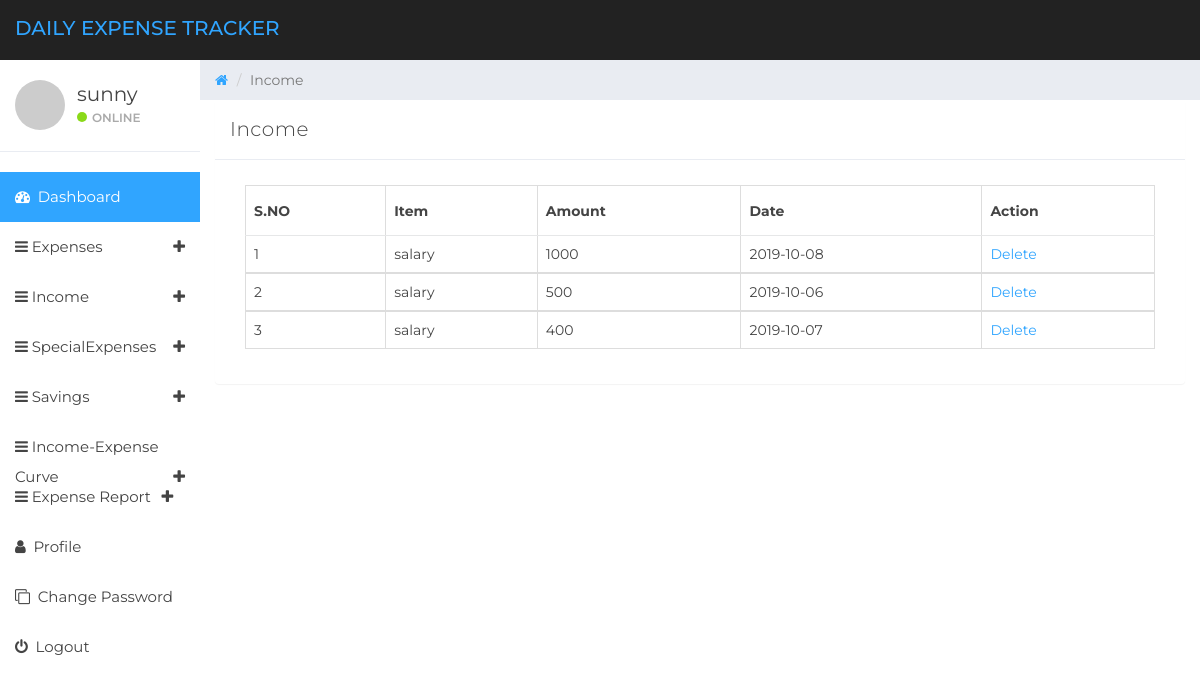
Page /manage-income.php (signed in) on the committed database.
### tables this page shows
CREATE TABLE `tbluser` (
  `ID` int(10) NOT NULL,
  `FullName` varchar(150) DEFAULT NULL,
  `Email` varchar(200) DEFAULT NULL,
  `MobileNumber` bigint(10) DEFAULT NULL,
  `Password` varchar(200) DEFAULT NULL,
  `RegDate` timestamp NOT NULL DEFAULT current_timestamp()
);

CREATE TABLE `tblincome` (
  `ID` int(10) NOT NULL,
  `UserId` int(10) NOT NULL,
  `IncomeDate` date DEFAULT NULL,
  `IncomeItem` varchar(200) DEFAULT NULL,
  `IncomeCost` varchar(200) DEFAULT NULL,
  `NoteDate` timestamp NULL DEFAULT current_timestamp()
);

### manage-income.php (the view, shortened to what this page needs)
  <?php
if (strlen($_SESSION['detsuid']==0)) {
  header('location:logout.php');
  } else{
?>
<!DOCTYPE html>
<html>
<head>
	<link href="css/bootstrap.min.css" rel="stylesheet">
	<link href="css/font-awesome.min.css" rel="stylesheet">
	<link href="css/datepicker3.css" rel="stylesheet">
	<link href="css/styles.css" rel="stylesheet">
</head>
<body>
	<?php include_once('includes/header.php');?>
	<?php include_once('includes/sidebar.php');?>
	<div class="col-sm-9 col-sm-offset-3 col-lg-10 col-lg-offset-2 main">
		<div class="row">
			<ol class="breadcrumb">
				<li><a href="#">
					<em class="fa fa-home"></em>
				</a></li>
				<li class="active">Income</li>
			</ol>
		</div>
		<div class="row">
			<div class="col-lg-12">
				<div class="panel panel-default">
					<div class="panel-heading">Income</div>
					<div class="panel-body">
						<div class="col-md-12">
							<div class="table-responsive">
            <table class="table table-bordered mg-b-0">
              <thead>
                <tr>
                  <th>S.NO</th>
                  <th>Item</th>
                  <th>Amount</th>
                  <th>Date</th>
                  <th>Action</th>
                </tr>
              </thead>
              <?php
              $userid=$_SESSION['detsuid'];
$ret=mysqli_query($con,"select * from tblincome where UserId='$userid'");
$cnt=1;
while ($row=mysqli_fetch_array($ret)) {
?>
              <tbody>
                <tr>
                  <td><?php echo $cnt;?></td>
                  <td><?php  echo $row['IncomeItem'];?></td>
                  <td><?php  echo $row['IncomeCost'];?></td>
                  <td><?php  echo $row['IncomeDate'];?></td>
                  <td><a href="manage-income.php?delid=<?php echo $row['ID'];?>">Delete</a>
                </tr>
                <?php
$cnt=$cnt+1;
}?>
              </tbody>
            </table>
          </div>
						</div>
					</div>
				</div>
			</div>
		</div>
	</div>
</body>
</html>
<?php }  ?>

### includes/sidebar.php (shortened to what this page needs)
<?php
include('includes/dbconnection.php');
?>
<div id="sidebar-collapse" class="col-sm-3 col-lg-2 sidebar">
        <div class="profile-sidebar">
            <div class="profile-userpic">
                <img src="http://placehold.it/50/30a5ff/fff" class="img-responsive" alt="">
            </div>
            <div class="profile-usertitle">
                <?php
$uid=$_SESSION['detsuid'];
$ret=mysqli_query($con,"select FullName from tbluser where ID='$uid'");
$row=mysqli_fetch_array($ret);
$name=$row['FullName'];
?>
                <div class="profile-usertitle-name"><?php echo $name; ?></div>
                <div class="profile-usertitle-status"><span class="indicator label-success"></span>Online</div>
            </div>
        </div>
        <ul class="nav menu">
            <li class="active"><a href="dashboard.php"><em class="fa fa-dashboard">&nbsp;</em> Dashboard</a></li>
            <li class="parent "><a data-toggle="collapse" href="#sub-item-1">
                <em class="fa fa-navicon">&nbsp;</em>Expenses <span data-toggle="collapse" href="#sub-item-1" class="icon pull-right"><em class="fa fa-plus"></em></span>
                </a>
            </li>
            <li class="parent "><a data-toggle="collapse" href="#sub-item-3">
                <em class="fa fa-navicon">&nbsp;</em>Income<span data-toggle="collapse" href="#sub-item-3" class="icon pull-right"><em class="fa fa-plus"></em></span>
                </a>
            </li>
            <li class="parent "><a data-toggle="collapse" href="#sub-item-4">
                <em class="fa fa-navicon">&nbsp;</em>SpecialExpenses <span data-toggle="collapse" href="#sub-item-4" class="icon pull-right"><em class="fa fa-plus"></em></span>
                </a>
            </li>
            <li class="parent "><a data-toggle="collapse" href="#sub-item-5">
                <em class="fa fa-navicon">&nbsp;</em>Savings<span data-toggle="collapse" href="#sub-item-5" class="icon pull-right"><em class="fa fa-plus"></em></span>
                </a>
            </li>
            <li class="parent "><a data-toggle="collapse" href="#sub-item-6">
                <em class="fa fa-navicon">&nbsp;</em>Income-Expense Curve<span data-toggle="collapse" href="#sub-item-6" class="icon pull-right"><em class="fa fa-plus"></em></span>
                </a>
            </li>
  <li class="parent "><a data-toggle="collapse" href="#sub-item-2">
                <em class="fa fa-navicon">&nbsp;</em>Expense Report <span data-toggle="collapse" href="#sub-item-1" class="icon pull-right"><em class="fa fa-plus"></em></span>
                </a>
            </li>
            <li><a href="user-profile.php"><em class="fa fa-user">&nbsp;</em> Profile</a></li>
             <li><a href="change-password.php"><em class="fa fa-clone">&nbsp;</em> Change Password</a></li>
<li><a href="logout.php"><em class="fa fa-power-off">&nbsp;</em> Logout</a></li>
        </ul>
    </div>

### css/styles.css (style rules this page uses)
body { background-īmage: url("3.png"); padding-top: 60px; font-size: 14px; color: #444444; font-family: "Montserrat", "Helvetica Neue", Helvetica, Arial, sans-serif; }
a, a:hover, a:focus { color: #30a5ff; }
.label-success { background-color: #8ad919; }
.panel { border: 0; }
.panel-heading { font-size: 20px; font-weight: 300; letter-spacing: 0.025em; height: 60px; line-height: 38px; }
.panel-default .panel-heading { background: #fff; border-bottom: 1px solid #e9ecf2; color: #444444; }
.sidebar { display: block; padding: 0; display: none; box-shadow: none; background: #fff; }
.sidebar ul { margin: 20px 0px; }
@media (min-width: 768px) { .sidebar { display: block; position: fixed; top: 60px; bottom: 0; left: 0; z-index: 1000; display: block; margin: 0; padding: 0; overflow-x: hidden; overflow-y: auto; } }
.sidebar ul.nav .active a, .sidebar ul.nav li.parent a.active, .sidebar ul.nav .active > a:hover, .sidebar ul.nav li.parent a.active:hover, .sidebar ul.nav .active > a:focus, .sidebar ul.nav li.parent a.active:focus { color: #fff; background-color: #30a5ff; }
.sidebar ul.nav li a { height: 50px; font-size: 15px; line-height: 2em; color: #444444; }
.profile-sidebar { padding: 10px 0; border-bottom: 1px solid #e9ecf2; }
.indicator { width: 10px; height: 10px; display: inline-block; border-radius: 9999px; margin-right: 5px; }
.profile-userpic img { float: left; margin: 10px 0px 0px 15px; width: 50px; height: 50px; border-radius: 9999px !important; }
.profile-usertitle { float: left; text-align: left; margin: 10px 0 0 12px; }
.profile-usertitle-name { font-size: 20px; margin-bottom: 0px; }
.profile-usertitle-status { text-transform: uppercase; color: #AAA; font-size: 12px; font-weight: 600; margin-bottom: 15px; }
.breadcrumb { border-radius: 0; padding: 10px 15px 10px 15px; background: #e9ecf2; margin: 0; }
.table { background: #fff; }
.table > thead > tr > th { border-bottom: 1px solid #e6e7e8; vertical-align: middle; height: 50px; }

### rows in the picture
tbluser: FullName "sunny"
tblincome: IncomeItem "salary", IncomeCost "1000", IncomeDate "2019-10-08"
tblincome: IncomeItem "salary", IncomeCost "500", IncomeDate "2019-10-06"
tblincome: IncomeItem "salary", IncomeCost "400", IncomeDate "2019-10-07"
